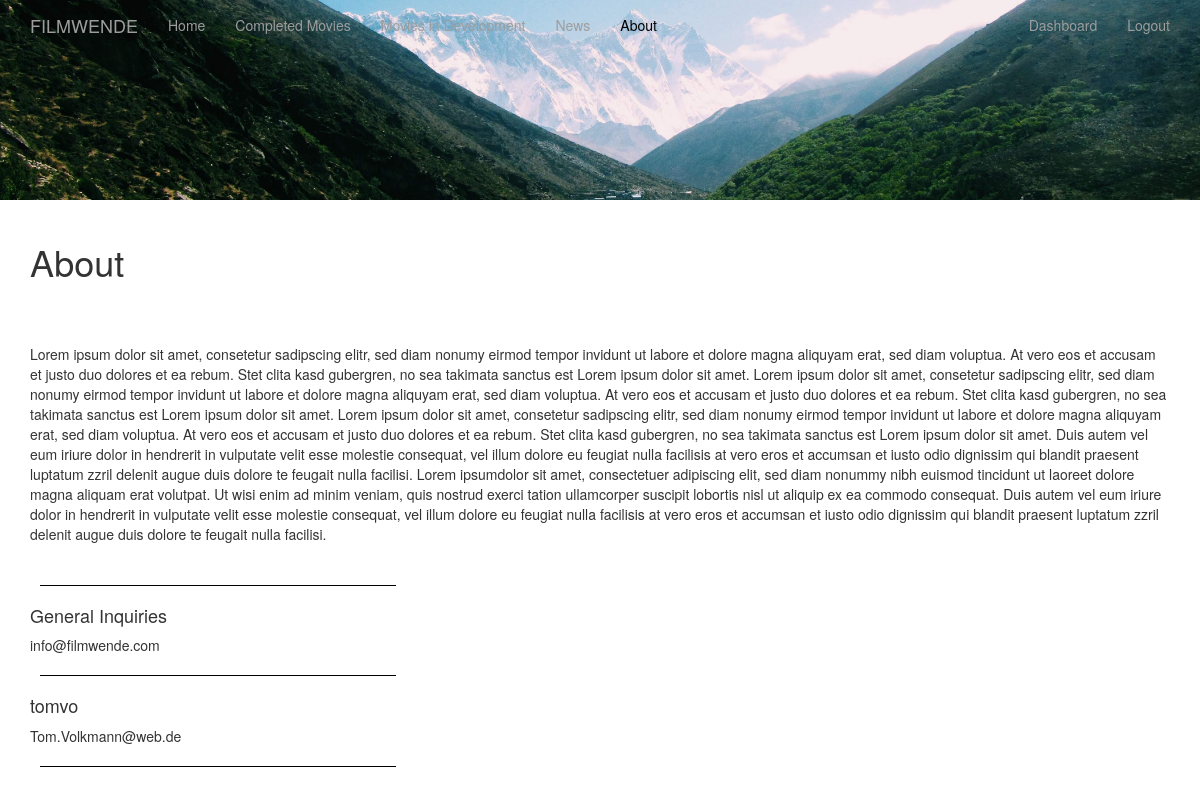
/about (signed in), run on the app's committed database.
### app/models.py (models this page shows, shortened)
class DesignImage(db.Model):
    __tablename__ = "designimages"
    id = db.Column(db.Integer, primary_key = True)
    section = db.Column(db.String)
    image_url = db.Column(db.String)
    current = db.Column(db.Integer)

class User(UserMixin, db.Model):
    id = db.Column(db.Integer, primary_key=True)
    username = db.Column(db.String(64), index=True, unique=True)
    email = db.Column(db.String(120), index=True, unique=True)
    password_hash = db.Column(db.String(128))
    posts = db.relationship('Post', backref='author', lazy='dynamic')
    isInAbout = db.Column(db.Integer)
    def get_about():
        users = []
        for user in User.query.filter(User.isInAbout == 1).all():
            usern_arr = user.username.split()
            if str(usern_arr[0]) != "General":
                user_obj = {
                    "username" : user.username,
                    "email" : user.email
                }
                users.append(user_obj)
        return users
    def get_general():
        users = User.query.all()
        for user in User.query.all():
            usern_arr = user.username.split()
            if str(usern_arr[0]) == "General":
                user_obj = {
                    "username" : user.username,
                    "email" : user.email
                }
            else:
                user_obj = {
                    "username" : "",
                    "email" : ""
                }
        return user_obj

### app/routes.py (the view)
@app.route('/about')
def about():
    about_users = User.get_about()
    general = User.get_general()
    designImage = DesignImage.query.filter_by(section="about", current=1).first()
    with open('app\static\\about\About.txt', 'r') as file:
        data = file.read()
    return render_template('about.html', designImage=designImage, about_users=about_users, general=general, data=data)

### app/models.py (called while the page is built)
@login.user_loader
def load_user(id):
    return User.query.get(int(id))

### app/templates/about.html
{% extends "base.html" %}
{% block content %}
<div class="row">
  <img id="header" src="{{designImage.image_url}}" alt="My image"/>
  <div class="col-md-3"></div>
</div>
<div class="container">
  <div class="col"><hr></div>
  <h1>About</h1>
  <div class="col"><hr></div>
  <div class="col"><hr></div>
    <p> {{data}} </p>
  <div class="col"><hr></div>
  <div class="col see"><hr></div>
  <h4>{{general.username}}</h4>
  <p>{{general.email}}</p>
  <div class="col see"><hr></div>
  {% if about_users | length > 0 %}
  {%for user in about_users%}
    <h4>{{user.username}}</h4>
    <p>{{user.email}}</p>
  {%endfor%}
  {%else%}
    <i>No user yet.</i>
  {%endif%}
  <div class="col see"><hr></div>
</div>
{%endblock%}

### app/static/mystyle.css (style rules this page uses)
#header { object-fit: cover; width: 100%; height: 200px; }
hr { border-color: rgba(255, 255, 255); }
.see hr { border-color: black; }
html, body { max-width: 100%; overflow-x: hidden; }
.col { flex: 33%; max-width: 33%; padding: 0 10px; }

### data on the page
DesignImage: image_url (picture)
User: username "General Inquiries", email "info@filmwende.com"
User: username "tomvo", email "Tom.Volkmann@web.de"
